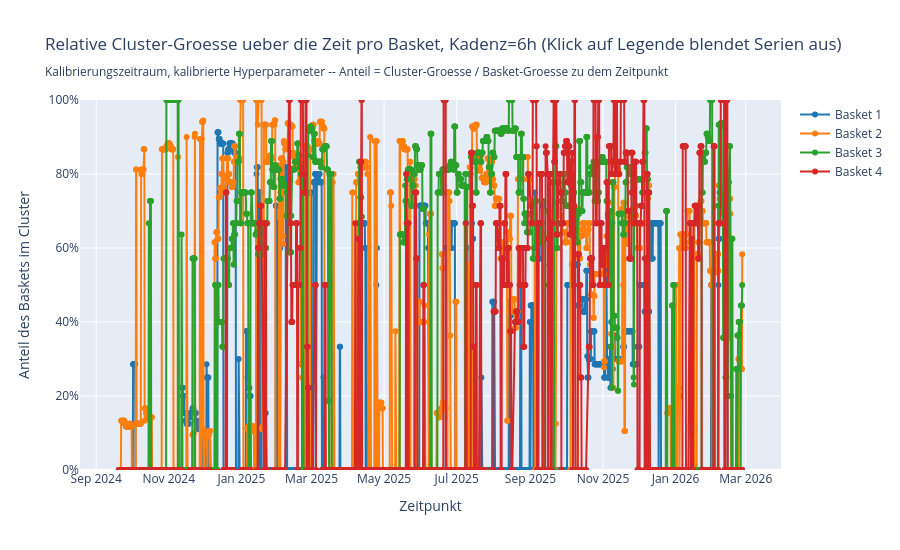
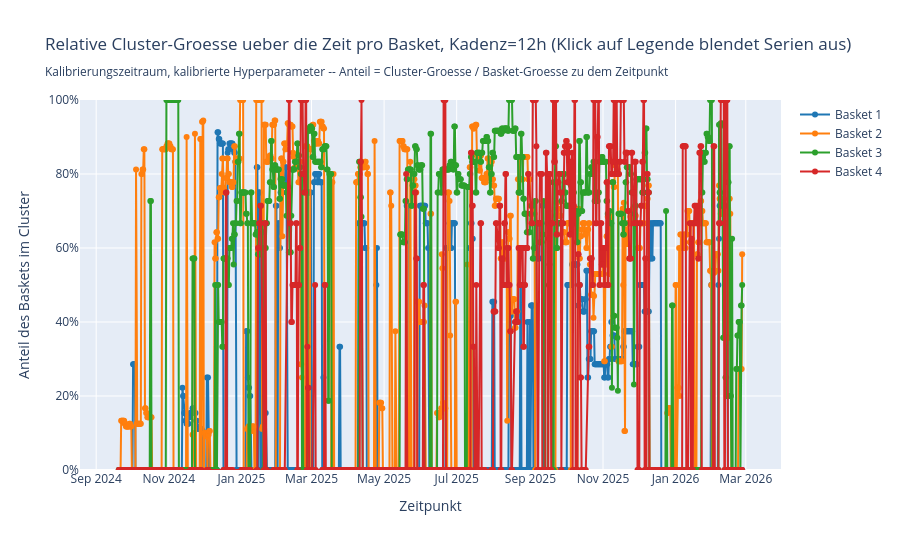
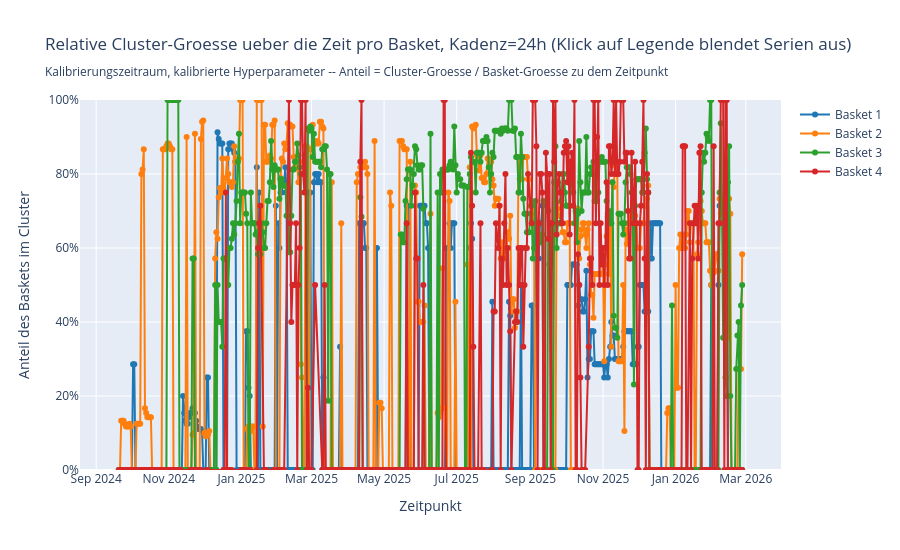

Notebook source saved alongside these figures, in order:
### Markdown cell above
## Relative Cluster-Groesse (Anteil am Basket)

Absolute Cluster-Groessen sind zwischen den vier Baskets kaum vergleichbar, da die Basket-Groessen stark variieren (Basket 1 hat i.d.R. deutlich mehr Assets als Basket 4). Hier zusaetzlich `cluster_size / basket_total` als Anteil pro Tag -- macht die vier Baskets direkt gegenueberstellbar. Nutzt dieselben Rohdaten wie oben (`cluster_size_by_basket`), keine Neuberechnung noetig.

### Code cell
# --- Relative Cluster-Groesse ueber die Zeit pro Basket (Anteil am Basket), pro Kadenz ---
# Gleiche Rohdaten wie oben (cluster_size_by_cadence), aber cluster_size / basket_total
# statt absoluter Anzahl -- macht die vier (unterschiedlich grossen) Baskets direkt
# vergleichbar: "wie viel Prozent des jeweiligen Baskets bleibt im gefundenen Cluster?"
for h in CADENCE_CANDIDATES_HOURS:
    fig = go.Figure()
    for i, label in enumerate(basket_labels):
        records = cluster_size_by_cadence[h][label]
        if not records:
            continue
        color = _BASKET_COLORS[i % len(_BASKET_COLORS)]
        dates = [r[0] for r in records]
        rel_sizes = [r[1] / r[2] for r in records]

        fig.add_trace(go.Scatter(
            x=dates, y=rel_sizes, mode="lines+markers", name=label,
            line={"color": color},
        ))

    fig.update_layout(
        title=(
            f"Relative Cluster-Groesse ueber die Zeit pro Basket, Kadenz={h}h (Klick auf Legende blendet Serien aus)<br>"
            "<sub>Kalibrierungszeitraum, kalibrierte Hyperparameter -- Anteil = Cluster-Groesse / Basket-Groesse zu dem Zeitpunkt</sub>"
        ),
        xaxis_title="Zeitpunkt",
        yaxis_title="Anteil des Baskets im Cluster",
        yaxis={"tickformat": ".0%", "range": [0, 1]},
        height=550,
    )
    fig.show()

### Figure 1 — Plotly figure (JSON) as saved in the notebook; plotly's stock layout.template omitted (floating-point values rounded to 4 significant figures; data arrays with more than 128 entries replaced by an {"elided": "..."} marker saying what was removed)
{"data": [{"line": {"color": "#1f77b4"}, "mode": "lines+markers", "name": "Basket 1", "type": "scatter", "x": {"elided": "2097 str values"}, "y": {"elided": "2097 float values"}}, {"line": {"color": "#ff7f0e"}, "mode": "lines+markers", "name": "Basket 2", "type": "scatter", "x": {"elided": "2097 str values"}, "y": {"elided": "2097 float values"}}, {"line": {"color": "#2ca02c"}, "mode": "lines+markers", "name": "Basket 3", "type": "scatter", "x": {"elided": "2057 str values"}, "y": {"elided": "2057 float values"}}, {"line": {"color": "#d62728"}, "mode": "lines+markers", "name": "Basket 4", "type": "scatter", "x": {"elided": "1769 str values"}, "y": {"elided": "1769 float values"}}], "layout": {"height": 550, "title": {"text": "Relative Cluster-Groesse ueber die Zeit pro Basket, Kadenz=6h (Klick auf Legende blendet Serien aus)<br><sub>Kalibrierungszeitraum, kalibrierte Hyperparameter -- Anteil = Cluster-Groesse / Basket-Groesse zu dem Zeitpunkt</sub>"}, "xaxis": {"title": {"text": "Zeitpunkt"}}, "yaxis": {"range": [0, 1], "tickformat": ".0%", "title": {"text": "Anteil des Baskets im Cluster"}}}}

### Figure 2 — Plotly figure (JSON) as saved in the notebook; plotly's stock layout.template omitted (floating-point values rounded to 4 significant figures; data arrays with more than 128 entries replaced by an {"elided": "..."} marker saying what was removed)
{"data": [{"line": {"color": "#1f77b4"}, "mode": "lines+markers", "name": "Basket 1", "type": "scatter", "x": {"elided": "1049 str values"}, "y": {"elided": "1049 float values"}}, {"line": {"color": "#ff7f0e"}, "mode": "lines+markers", "name": "Basket 2", "type": "scatter", "x": {"elided": "1049 str values"}, "y": {"elided": "1049 float values"}}, {"line": {"color": "#2ca02c"}, "mode": "lines+markers", "name": "Basket 3", "type": "scatter", "x": {"elided": "1029 str values"}, "y": {"elided": "1029 float values"}}, {"line": {"color": "#d62728"}, "mode": "lines+markers", "name": "Basket 4", "type": "scatter", "x": {"elided": "885 str values"}, "y": {"elided": "885 float values"}}], "layout": {"height": 550, "title": {"text": "Relative Cluster-Groesse ueber die Zeit pro Basket, Kadenz=12h (Klick auf Legende blendet Serien aus)<br><sub>Kalibrierungszeitraum, kalibrierte Hyperparameter -- Anteil = Cluster-Groesse / Basket-Groesse zu dem Zeitpunkt</sub>"}, "xaxis": {"title": {"text": "Zeitpunkt"}}, "yaxis": {"range": [0, 1], "tickformat": ".0%", "title": {"text": "Anteil des Baskets im Cluster"}}}}

### Figure 3 — Plotly figure (JSON) as saved in the notebook; plotly's stock layout.template omitted (floating-point values rounded to 4 significant figures; data arrays with more than 128 entries replaced by an {"elided": "..."} marker saying what was removed)
{"data": [{"line": {"color": "#1f77b4"}, "mode": "lines+markers", "name": "Basket 1", "type": "scatter", "x": {"elided": "525 str values"}, "y": {"elided": "525 float values"}}, {"line": {"color": "#ff7f0e"}, "mode": "lines+markers", "name": "Basket 2", "type": "scatter", "x": {"elided": "525 str values"}, "y": {"elided": "525 float values"}}, {"line": {"color": "#2ca02c"}, "mode": "lines+markers", "name": "Basket 3", "type": "scatter", "x": {"elided": "515 str values"}, "y": {"elided": "515 float values"}}, {"line": {"color": "#d62728"}, "mode": "lines+markers", "name": "Basket 4", "type": "scatter", "x": {"elided": "443 str values"}, "y": {"elided": "443 float values"}}], "layout": {"height": 550, "title": {"text": "Relative Cluster-Groesse ueber die Zeit pro Basket, Kadenz=24h (Klick auf Legende blendet Serien aus)<br><sub>Kalibrierungszeitraum, kalibrierte Hyperparameter -- Anteil = Cluster-Groesse / Basket-Groesse zu dem Zeitpunkt</sub>"}, "xaxis": {"title": {"text": "Zeitpunkt"}}, "yaxis": {"range": [0, 1], "tickformat": ".0%", "title": {"text": "Anteil des Baskets im Cluster"}}}}
